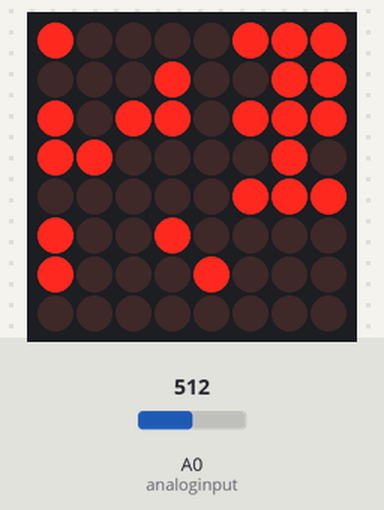
A sketch run on a simulated Arduino Uno, built with avr-gcc and run on an emulated ATmega328P. On the bench: 8×8 LED matrix. Inputs (shaded band) come from the test bench; at power-on: A0 (analoginput) = 512. Random numbers use the default seed unless the sketch sets one.

Above: at 1.2 s.
1.3 s: A0 (analoginput) set to 816
3.9 s: A0 (analoginput) set to 838
At 4.07 s:
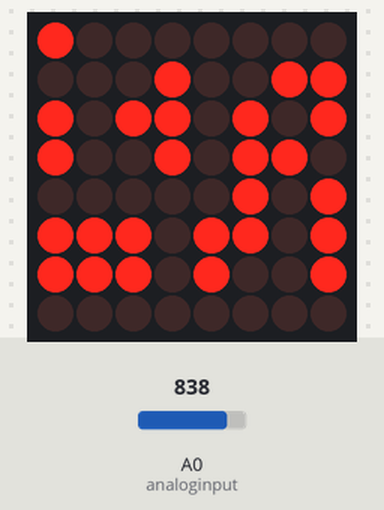
6.3 s: A0 (analoginput) set to 859
8.7 s: A0 (analoginput) set to 883
At 8.9 s:
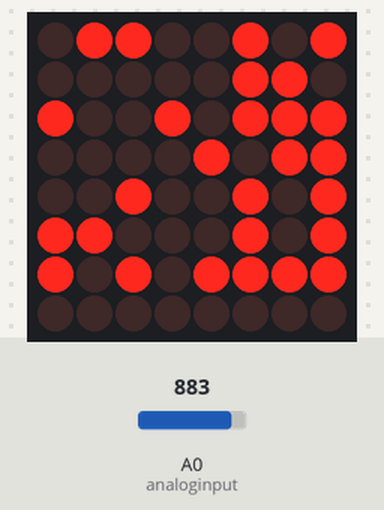
11.1 s: A0 (analoginput) set to 716
At 11.32 s:
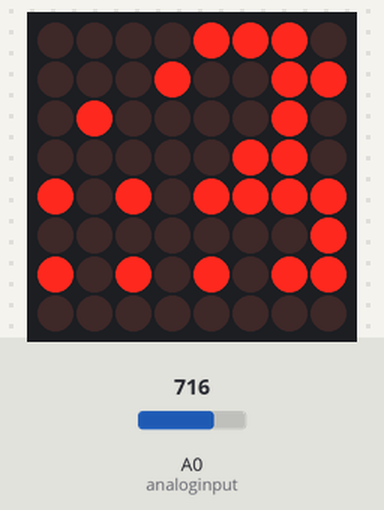
14.1 s: A0 (analoginput) set to 900
At 14.34 s:
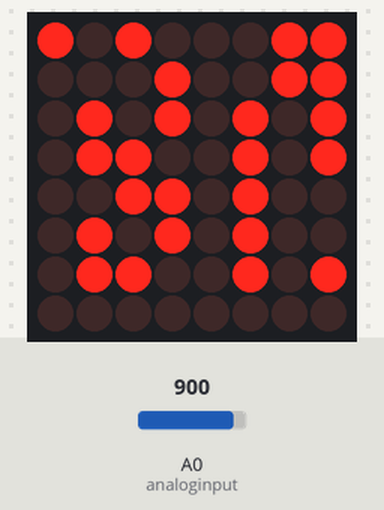
Timing chart, 0 to 17.1 s (numbered marks = the images above; inputs shaded):
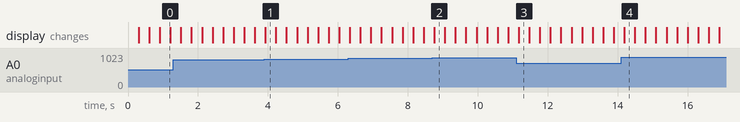

The sketch:

CBI_Logics.ino
```cpp
// R-Series Charging Bay Indicators Demo
// with Optional Voltage Monitor & Display
// CCv3 SA BY - 2012 Michael Erwin
// An Extension to Teeces Logics
//
// Release History
// v009 - Removed all MP3 code, not needed for my implementation - Darren Poulson <darren.poulson@gmail.com>
// v008 - Added Single Test all LEDs, and if monitorVCC == false, it simulates battery condition OK
// v007 - Changed status indicator operation to reflect ESBmode
// v006 - Added ESBmode to charging SEQ
// v005 - Added Voltage Monitor
// v004 - Demo Sketch
//
//We always have to include the library
#include "LedControl.h"

/*
 Now we need a LedControl to work with.
 ***** These pin numbers will probably not work with your hardware *****
 pin 13 is connected to the DataIn
 pin 12 is connected to the CLK
 pin 11 is connected to LOAD
 We have only a single MAX72XX.
 */
LedControl lc=LedControl(13,12,11,1);

// you will need to adjust these variables for your configuration
boolean ESBmode = true;   // operates like charging scene on Dagobah otherwise operates line mode
boolean monitorVCC = true;// Set this to true to monitor voltage
boolean testLEDs = false; // Set to true to test every LED on initial startup

int analoginput = 0;       // Set this to which Analog Pin you use for the voltage in.

float greenVCC = 12.5;    // Green LED l21 on if above this voltage
float yellowVCC = 12.0;    // Yellow LED l22 on if above this voltage & below greenVCC... below turn on only RED l23


// For 15volts: R1=47k, R2=24k
// For 30volts: R1=47k, R2=9.4k

float R1 = 47000.0;     // >> resistance of R1 in ohms << the more accurate these values are
float R2 = 24000.0;     // >> resistance of R2 in ohms << the more accurate the measurement will be


float vout = 0.0;       // for voltage out measured analog input
int value = 0;          // used to hold the analog value coming out of the voltage divider
float vin = 0.0;        // voltage calulcated... since the divider allows for 15 volts


/* we always wait a bit between updates of the display */
unsigned long delaytime=300;


void setup(){

   // Random Code

randomSeed(analogRead(5));

  // End Random Code


  Serial.begin(9600);                    // DEBUG CODE
  if (monitorVCC == true) { pinMode(analoginput, INPUT);}

  /*
   The MAX72XX is in power-saving mode on startup,
   we have to do a wakeup call
   */
  lc.shutdown(0,false);
  /* Set the brightness to a medium values */
  lc.setIntensity(0,8);
  /* and clear the display */
  lc.clearDisplay(0);
  if (testLEDs == true) {
    singleTest();

  }
  if (monitorVCC == false){
    l23on();
  }
}

/*
 This function will light up every Led on the matrix.
 The led will blink along with the row-number.
 row number 4 (index==3) will blink 4 times etc.
 */
void singleTest() {
  for(int row=0;row<4;row++) {
    for(int col=0;col<5;col++) {
      delay(delaytime);
      lc.setLed(0,row,col,true);
      delay(delaytime);
      for(int i=0;i<col;i++) {
        lc.setLed(0,row,col,false);
        delay(delaytime);
        lc.setLed(0,row,col,true);
        delay(delaytime);
      }
    }
  }
  l21on();
  delay(delaytime);
  l22on();
  delay(delaytime);
  l23on();
  delay(delaytime);
  l21off();
  l22off();
  l23off();
}

void l21on() // Voltage GREEN
{
lc.setLed(0,4,5,true);
}

void l22on()// Voltage Yellow
{
lc.setLed(0,5,5,true);
}

void l23on()// Voltage RED
{
lc.setLed(0,6,5,true);
}


void l21off() // Voltage Green
{
lc.setLed(0,4,5,false);
}

void l22off() // Voltage Yellow
{
lc.setLed(0,5,5,false);
}

void l23off() // Voltage Red
{
lc.setLed(0,6,5,false);
}


void heartSEQ() {
 // Step 0
  lc.setRow(0,0,B01110000);
  lc.setRow(0,1,B00100000);
  lc.setRow(0,2,B00100000);
  lc.setRow(0,3,B01110000);
  delay(1000);
  // Step 1
  lc.setRow(0,0,B01010001);
  lc.setRow(0,1,B11111000);
  lc.setRow(0,2,B01110000);
  lc.setRow(0,3,B00100000);
  delay(1000);
  // Step 1
  lc.setRow(0,0,B01010001);
  lc.setRow(0,1,B01010001);
  lc.setRow(0,2,B01010001);
  lc.setRow(0,3,B01110000);
  delay(1000);


}


/*
 This function in a fashon like ESB scene
i */
void chargingSEQ() {  // used when monitorVCC == false
 // Step 0
  lc.setRow(0,0,B11111000);
  lc.setRow(0,1,B11111000);
  lc.setRow(0,2,B11111000);
  lc.setRow(0,3,B00000110);
  l21on();
  delay(delaytime);
 // Step 1
  lc.setRow(0,1,B00000110);
  delay(delaytime);
 // Step 2
  lc.setRow(0,1,B11111000);
  lc.setRow(0,2,B00000110);
  lc.setRow(0,3,B11111000);
  l22on();
  delay(delaytime);
 // Step 3
  lc.setRow(0,0,B00000110);
  lc.setRow(0,1,B11111000);
  lc.setRow(0,2,B11111000);
  lc.setRow(0,3,B00000110);
  l23on();
  delay(delaytime);
// Step 4
  lc.setRow(0,0,B11111000);
  lc.setRow(0,1,B11111000);
  lc.setRow(0,2,B11111000);
  lc.setRow(0,3,B11111000);
  delay(300);
// Step 5
  lc.setRow(0,0,B11111000);
  lc.setRow(0,1,B00000110);
  lc.setRow(0,1,B00000110);
  lc.setRow(0,3,B00000110);
  delay(delaytime);
// Step 6
  lc.setRow(0,0,B00000110);
  lc.setRow(0,1,B11111000);
  lc.setRow(0,2,B00000110);
  lc.setRow(0,3,B00000110);
  l23off();
  delay(delaytime);
// Step 7
  lc.setRow(0,0,B11111000);
  lc.setRow(0,1,B11111000);
  lc.setRow(0,2,B00000110);
  lc.setRow(0,3,B00000110);
  l22off();
  delay(delaytime);
  // Step 8
  lc.setRow(0,0,B00000110);
  lc.setRow(0,1,B11111000);
  lc.setRow(0,2,B00000110);
  lc.setRow(0,3,B11111000);
  l21off();
  delay(delaytime);
  // Step 9
  lc.setRow(0,0,B00000110);
  lc.setRow(0,1,B11111000);
  lc.setRow(0,2,B11111000);
  lc.setRow(0,3,B11111000);
  delay(delaytime);
}


void operatingSEQ() {          // used when monitorVCC == true
 // Step 0
  lc.setRow(0,0,B11111000);
  lc.setRow(0,1,B11111000);
  lc.setRow(0,2,B11111000);
  lc.setRow(0,3,B00000110);
  delay(delaytime);
 // Step 1
  lc.setRow(0,1,B00000110);
  delay(delaytime);
 // Step 2
  lc.setRow(0,1,B11111000);
  lc.setRow(0,2,B00000110);
  lc.setRow(0,3,B11111000);
  delay(delaytime);
 // Step 3
  lc.setRow(0,0,B00000110);
  lc.setRow(0,1,B11111000);
  lc.setRow(0,2,B11111000);
  lc.setRow(0,3,B00000110);
  delay(delaytime);
// Step 4
  lc.setRow(0,0,B11111000);
  lc.setRow(0,1,B11111000);
  lc.setRow(0,2,B11111000);
  lc.setRow(0,3,B11111000);
  delay(300);
// Step 5
  lc.setRow(0,0,B11111000);
  lc.setRow(0,1,B00000110);
  lc.setRow(0,1,B00000110);
  lc.setRow(0,3,B00000110);
  delay(delaytime);
// Step 6
  lc.setRow(0,0,B00000110);
  lc.setRow(0,1,B11111000);
  lc.setRow(0,2,B00000110);
  lc.setRow(0,3,B00000110);
  delay(delaytime);
// Step 7
  lc.setRow(0,0,B11111000);
  lc.setRow(0,1,B11111000);
  lc.setRow(0,2,B00000110);
  lc.setRow(0,3,B00000110);
  delay(delaytime);
  // Step 8
  lc.setRow(0,0,B00000110);
  lc.setRow(0,1,B11111000);
  lc.setRow(0,2,B00000110);
  lc.setRow(0,3,B11111000);
  delay(delaytime);
  // Step 9
  lc.setRow(0,0,B00000110);
  lc.setRow(0,1,B11111000);
  lc.setRow(0,2,B11111000);
  lc.setRow(0,3,B11111000);
  delay(delaytime);
}

void blankCBI() {          // used when monitorVCC == true
 // Step 0
  lc.setRow(0,0,B00000000);
  lc.setRow(0,1,B00000000);
  lc.setRow(0,2,B00000000);
  lc.setRow(0,3,B00000000);
  lc.setRow(0,4,B00000000);
  lc.setRow(0,5,B00000000);
  lc.setRow(0,6,B00000000);
}


void ESBoperatingSEQ() {          // used when ESBmode == true
 // Step 0
  lc.setRow(0,0,B01101101);
  lc.setRow(0,1,B00000110);
  lc.setRow(0,2,B11011011);
  lc.setRow(0,3,B00010011);
  lc.setRow(0,4,B11000011);
  lc.setRow(0,5,B01000011);
  lc.setRow(0,6,B00110011);
  getVCC();
  delay(delaytime);

 // Step 1
  lc.setRow(0,0,B01100101);
  lc.setRow(0,1,B00000110);
  lc.setRow(0,2,B10010111);
  lc.setRow(0,3,B00001011);
  lc.setRow(0,4,B00100001);
  lc.setRow(0,5,B11000001);
  lc.setRow(0,6,B10101011);
 getVCC();
  delay(delaytime);

 // Step 2
  lc.setRow(0,0,B00000110);
  lc.setRow(0,1,B00010011);
  lc.setRow(0,2,B10110001);
  lc.setRow(0,3,B00001011);
  lc.setRow(0,4,B11101001);
  lc.setRow(0,5,B10100000);
  lc.setRow(0,6,B11101001);
  getVCC();
  delay(delaytime);

  // Step 3
  lc.setRow(0,0,B10000111);
  lc.setRow(0,1,B00010011);
  lc.setRow(0,2,B10110111);
  lc.setRow(0,3,B11000010);
  lc.setRow(0,4,B00000011);
  lc.setRow(0,5,B10010000);
  lc.setRow(0,6,B10001000);
  getVCC();
 // l21off();
  delay(delaytime);

 // Step 4
  lc.setRow(0,0,B01010001);
  lc.setRow(0,1,B00010011);
  lc.setRow(0,2,B10010111);
  lc.setRow(0,3,B11001000);
  lc.setRow(0,4,B11001000);
  lc.setRow(0,5,B10101001);
  lc.setRow(0,6,B00000001);
  getVCC();
  delay(delaytime);

 // Step 5
  lc.setRow(0,0,B01010101);
  lc.setRow(0,1,B01010011);
  lc.setRow(0,2,B00010011);
  lc.setRow(0,3,B01001100);
  lc.setRow(0,4,B00000001);
  lc.setRow(0,5,B00010000);
  lc.setRow(0,6,B11000001);
  getVCC();
 // l21on();
  delay(delaytime);

  // Step 6
  lc.setRow(0,0,B00010011);
  lc.setRow(0,1,B00010011);
  lc.setRow(0,2,B00010011);
  lc.setRow(0,3,B10100110);
  lc.setRow(0,4,B10000001);
  lc.setRow(0,5,B00010000);
  lc.setRow(0,6,B11000001);
  getVCC();
  delay(delaytime);

 // Step 7
  lc.setRow(0,0,B00010011);
  lc.setRow(0,1,B00000110);
  lc.setRow(0,2,B10011011);
  lc.setRow(0,3,B00010011);
  lc.setRow(0,4,B11001010);
  lc.setRow(0,5,B11001000);
  lc.setRow(0,6,B10100000);
  getVCC();
 // l21off();
  delay(delaytime);

 // Step 8
  lc.setRow(0,0,B00010011);
  lc.setRow(0,1,B10100101);
  lc.setRow(0,2,B10000010);
  lc.setRow(0,3,B00110101);
  lc.setRow(0,4,B10110000);
  lc.setRow(0,5,B00000011);
  lc.setRow(0,6,B11001000);
  getVCC();
  delay(delaytime);

 // Step 9
  lc.setRow(0,0,B00001110);
  lc.setRow(0,1,B00010011);
  lc.setRow(0,2,B01000010);
  lc.setRow(0,3,B00000110);
  lc.setRow(0,4,B10101011);
  lc.setRow(0,5,B00000001);
  lc.setRow(0,6,B10101011);
  getVCC();
  delay(delaytime);

 // Step 10
  lc.setRow(0,0,B01000011);
  lc.setRow(0,1,B00000110);
  lc.setRow(0,2,B00010011);
  lc.setRow(0,3,B00000110);
  lc.setRow(0,4,B10101011);
  lc.setRow(0,5,B11101001);
  lc.setRow(0,6,B00000011);
  getVCC();
 // l22on();
 // l21on();
  delay(delaytime);

 // Step 11
  lc.setRow(0,0,B01100101);
  lc.setRow(0,1,B00110011);
  lc.setRow(0,2,B00010111);
  lc.setRow(0,3,B00000110);
  lc.setRow(0,4,B10100000);
  lc.setRow(0,5,B11101001);
  lc.setRow(0,6,B10101011);
  getVCC();
  delay(delaytime);

 // Step 12
  lc.setRow(0,0,B00100000);
  lc.setRow(0,1,B00010011);
  lc.setRow(0,2,B10001000);
  lc.setRow(0,3,B00011000);
  lc.setRow(0,4,B00000001);
  lc.setRow(0,5,B00000011);
  lc.setRow(0,6,B11001000);
  getVCC();
//  l22off();
//  l21off();
  delay(delaytime);

 // Step 13
  lc.setRow(0,0,B10000000);
  lc.setRow(0,1,B00010011);
  lc.setRow(0,2,B10110101);
  lc.setRow(0,3,B10010110);
  lc.setRow(0,4,B00000001);
  lc.setRow(0,5,B11101001);
  lc.setRow(0,6,B11101001);
  getVCC();
  delay(delaytime);

 // Step 14
  lc.setRow(0,0,B10100110);
  lc.setRow(0,1,B01010001);
  lc.setRow(0,2,B01010011);
  lc.setRow(0,3,B10100000);
  lc.setRow(0,4,B11001000);
  lc.setRow(0,5,B10110000);
  lc.setRow(0,6,B00000011);
  getVCC();
 // l21on();
  delay(delaytime);

 // Step 15
  lc.setRow(0,0,B10101000);
  lc.setRow(0,1,B01010001);
  lc.setRow(0,2,B00010001);
  lc.setRow(0,3,B10000000);
  lc.setRow(0,4,B11101001);
  lc.setRow(0,5,B11101001);
  lc.setRow(0,6,B10101011);
  getVCC();
  delay(delaytime);

 // Step 16
  lc.setRow(0,0,B10000011);
  lc.setRow(0,1,B00100000);
  lc.setRow(0,2,B10010011);
  lc.setRow(0,3,B11000010);
  lc.setRow(0,4,B10101011);
  lc.setRow(0,5,B00000001);
  lc.setRow(0,6,B00000011);
  getVCC();
//  l21off();
  delay(delaytime);

 // Step 17
  lc.setRow(0,0,B10000010);
  lc.setRow(0,1,B00010011);
  lc.setRow(0,2,B00010010);
  lc.setRow(0,3,B11000010);
  lc.setRow(0,4,B00110000);
  lc.setRow(0,5,B11101001);
  lc.setRow(0,6,B00110000);
  getVCC();
  delay(delaytime);

 // Step 18
  lc.setRow(0,0,B01100101);
  lc.setRow(0,1,B00010011);
  lc.setRow(0,2,B00100000);
  lc.setRow(0,3,B00000110);
  lc.setRow(0,4,B11001000);
  lc.setRow(0,5,B00011001);
  lc.setRow(0,6,B01000001);
  getVCC();
//  l21on();
  delay(delaytime);

 // Step 19
  lc.setRow(0,0,B10100011);
  lc.setRow(0,1,B00010011);
  lc.setRow(0,2,B01010101);
  lc.setRow(0,3,B01100101);
  lc.setRow(0,4,B00110000);
  lc.setRow(0,5,B01010000);
  lc.setRow(0,6,B01100001);
  getVCC();
  delay(delaytime);

 // Step 20
  lc.setRow(0,0,B10000000);
  lc.setRow(0,1,B10000000);
  lc.setRow(0,2,B01010001);
  lc.setRow(0,3,B00001011);
  lc.setRow(0,4,B11101001);
  lc.setRow(0,5,B11001000);
  lc.setRow(0,6,B11001000);
  getVCC();
 // l21off();
  delay(delaytime);

 // Step 21
  lc.setRow(0,0,B00000110);
  lc.setRow(0,1,B00100000);
  lc.setRow(0,2,B11011000);
  lc.setRow(0,3,B01001100);
  lc.setRow(0,4,B10101011);
  lc.setRow(0,5,B01010000);
  lc.setRow(0,6,B00000010);
  getVCC();
  delay(delaytime);

 // Step 22
  lc.setRow(0,0,B01000011);
  lc.setRow(0,1,B00011000);
  lc.setRow(0,2,B10011000);
  lc.setRow(0,3,B01000011);
  lc.setRow(0,5,B00000010);
  lc.setRow(0,6,B11001010);
  getVCC();
//  l21on();
  delay(delaytime);

 // Step 25
  lc.setRow(0,0,B00101100);
  lc.setRow(0,1,B00010011);
  lc.setRow(0,2,B01011010);
  lc.setRow(0,3,B01000011);
  lc.setRow(0,4,B01010000);
  lc.setRow(0,5,B10101011);
  lc.setRow(0,6,B11001010);
  getVCC();
  delay(delaytime);

 // Step 26
  lc.setRow(0,0,B10101010);
  lc.setRow(0,1,B00100000);
  lc.setRow(0,2,B01001100);
  lc.setRow(0,3,B01000010);
  lc.setRow(0,4,B00000011);
  lc.setRow(0,5,B11001010);
  lc.setRow(0,6,B01010000);
  getVCC();
 // l21off();
  delay(delaytime);

 // Step 27
  lc.setRow(0,0,B00000110);
  lc.setRow(0,1,B00000110);
  lc.setRow(0,2,B10001100);
  lc.setRow(0,3,B00000110);
  lc.setRow(0,4,B01001000);
  lc.setRow(0,5,B01010000);
  lc.setRow(0,6,B00000010);
  getVCC();
  delay(delaytime);

 // Step 28
  lc.setRow(0,0,B00000110);
  lc.setRow(0,1,B00010011);
  lc.setRow(0,2,B00111000);
  lc.setRow(0,3,B01001100);
  lc.setRow(0,4,B11001010);
  lc.setRow(0,5,B00000001);
  lc.setRow(0,6,B10101011);
  getVCC();
//  l21on();
  delay(delaytime);

 // Step 29
  lc.setRow(0,0,B00000110);
  lc.setRow(0,1,B00010011);
  lc.setRow(0,2,B01001100);
  lc.setRow(0,3,B01000011);
  lc.setRow(0,4,B00000011);
  lc.setRow(0,5,B11001000);
  lc.setRow(0,6,B11001000);
  getVCC();
  delay(delaytime);

}

void allON(){
// Step 4
  lc.setRow(0,0,B11111111);
  lc.setRow(0,1,B11111111);
  lc.setRow(0,2,B11111111);
  lc.setRow(0,3,B11111111);
  lc.setRow(0,0,B11111111);
  lc.setRow(0,1,B11111111);
  lc.setRow(0,2,B11111111);
  lc.setRow(0,3,B11111111);
  delay(300);

}


void getVCC(){
 value = analogRead(analoginput);// this must be between 0.0 and 5.0 - otherwise you'll let the blue smoke out of your ar
 vout= (value * 5.0)/1024.0;  //voltage coming out of the voltage divider
 vin = vout / (R2/(R1+R2));  //voltage to display

 // Serial.print("Volt Out = ");                                  // DEBUG CODE
 // Serial.print(vout, 1);   //Print float "vin" with 1 decimal   // DEBUG CODE


//  Serial.print("\tVolts Calc = ");                             // DEBUG CODE
// Serial.print(vin, 1);   //Print float "vin" with 1 decimal   // DEBUG CODE

 if (vin >= greenVCC) {
   l21on();
   l22on();
   l23on();
 //  Serial.println("\tTurn on Led l23 - GREEN");              // DEBUG CODE
 } else if (vin >= yellowVCC) {
     l21on();
     l22on();
     l23off();
  //   Serial.println("\tTurn on Led l22 - YELLOW");           // DEBUG CODE
 } else {              // voltage is below yellowVCC value, so turn on l23.
     l21on();
     l22off();
     l23off();
  //   Serial.println("\tTurn on Led l21 - RED");              // DEBUG CODE

 }
}


void loop() {

 if (monitorVCC == true){
   getVCC();          // Get Battery Status via the voltage divider circuit & display status
 }
 if (ESBmode==false) {operatingSEQ(); lc.clearDisplay(0);}
   else {ESBoperatingSEQ();} // use ESBoperatingSEQ() if you want the charge lights flickering.
   // blankCBI();


 }
```

TrueRandom.h
```cpp
// (licence header left out)
#ifndef TrueRandom_h
#define TrueRandom_h

#include <inttypes.h>
class TrueRandomClass
{
  public:
    int rand();
    long random();
    long random(long howBig);
    long random(long howsmall, long how);
    int randomBit(void);
    char randomByte(void);
    void memfill(char* location, int size);
    void mac(uint8_t* macLocation);
    void uuid(uint8_t* uuidLocation);
  private:
    int randomBitRaw(void);
    int randomBitRaw2(void);
};
extern TrueRandomClass TrueRandom;
#endif
```

Source omitted: TrueRandom.cpp (4856 bytes)

Measured:
- the behaviour switches between 830 and 831 on A0 (analoginput) (found by bisection; images 0 and 1)
- the behaviour switches between 865 and 866 on A0 (analoginput) (found by bisection; images 1 and 2)
